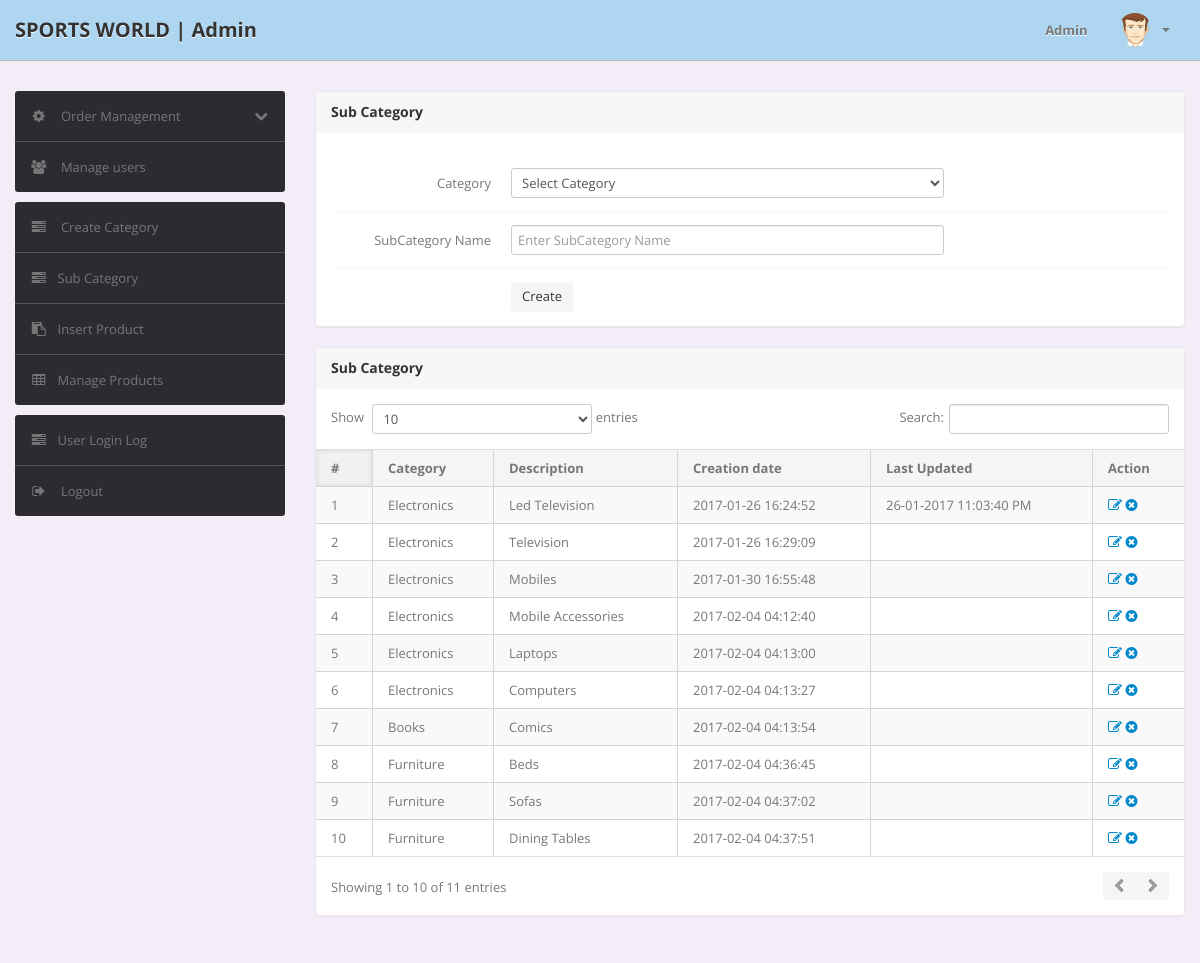
Page /shopping/admin/subcategory.php (signed in) on the earlier database version.
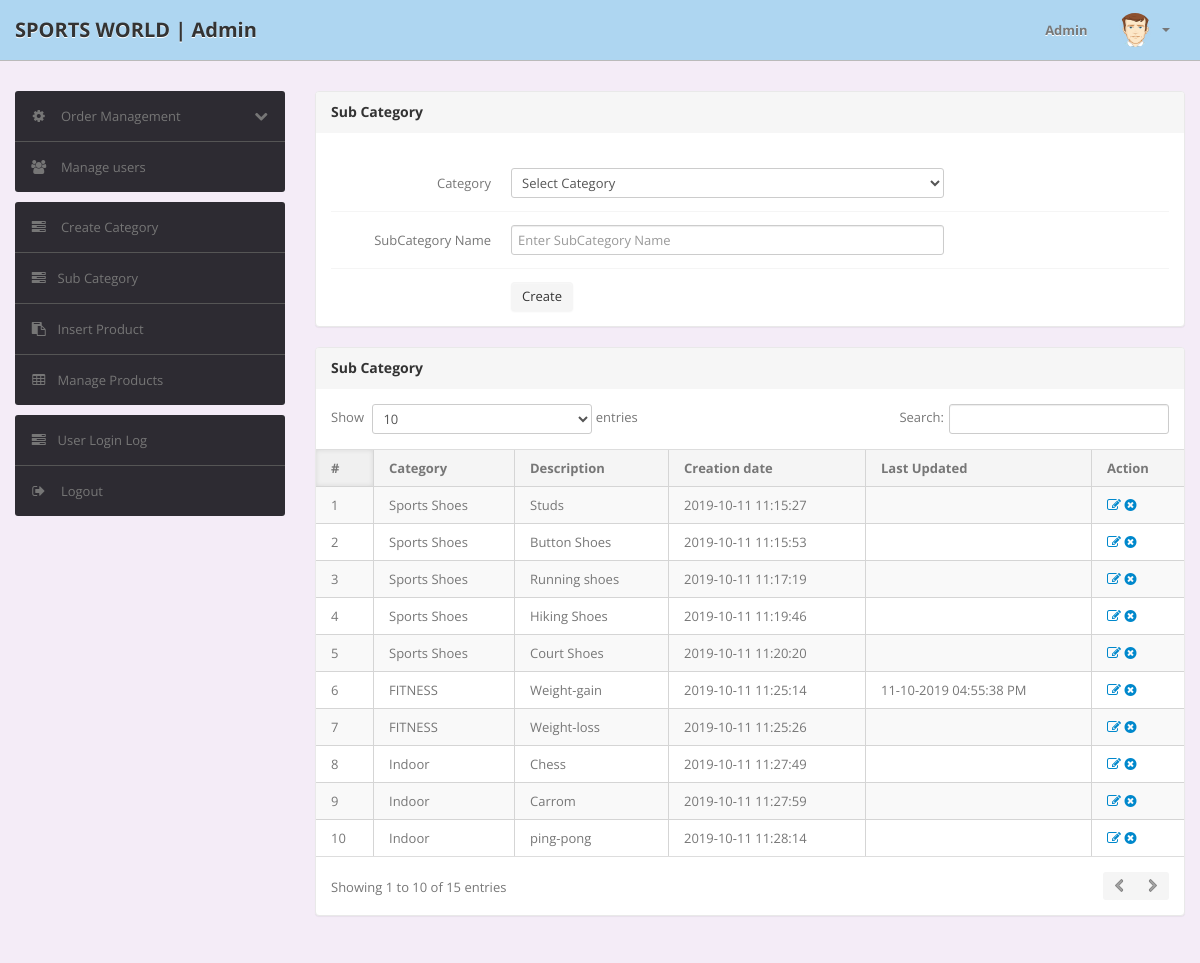
Same page on the later database version.
### tables this page shows
CREATE TABLE `subcategory` (
  `id` int(11) NOT NULL,
  `categoryid` int(11) DEFAULT NULL,
  `subcategory` varchar(255) DEFAULT NULL,
  `creationDate` timestamp NULL DEFAULT current_timestamp(),
  `updationDate` varchar(255) DEFAULT NULL
);

CREATE TABLE `category` (
  `id` int(11) NOT NULL,
  `categoryName` varchar(255) DEFAULT NULL,
  `categoryDescription` longtext DEFAULT NULL,
  `creationDate` timestamp NOT NULL DEFAULT current_timestamp(),
  `updationDate` varchar(255) DEFAULT NULL
);

### shopping/admin/subcategory.php (the view, shortened to what this page needs)
<?php
include('include/config.php');
if (strlen($_SESSION['alogin']) == 0) {
	header('location:index.php');
} else {
	?>
	<!DOCTYPE html>
	<html lang="en">
	<head>
		<link type="text/css" href="https://cdnjs.cloudflare.com/ajax/libs/twitter-bootstrap/2.2.2/css/bootstrap.min.css" rel="stylesheet">
		<link type="text/css" href="https://cdnjs.cloudflare.com/ajax/libs/twitter-bootstrap/2.2.2/css/bootstrap-responsive.min.css" rel="stylesheet">
		<link type="text/css" href="css/theme.css" rel="stylesheet">
		<link type="text/css" href="images/icons/css/font-awesome.css" rel="stylesheet">
	</head>
	<body>
		<?php include('include/header.php'); ?>
		<div class="wrapper" style="background:  #f4ecf7 ">
			<div class="container">
				<div class="row">
					<?php include('include/sidebar.php'); ?>
					<div class="span9">
						<div class="content">
							<div class="module">
								<div class="module-head">
									<h3>Sub Category</h3>
								</div>
								<div class="module-body">
									<br />
									<form class="form-horizontal row-fluid" name="subcategory" method="post">
										<div class="control-group">
											<label class="control-label" for="basicinput">Category</label>
											<div class="controls">
												<select name="category" class="span8 tip" required>
													<option value="">Select Category</option>
												</select>
											</div>
										</div>
										<div class="control-group">
											<label class="control-label" for="basicinput">SubCategory Name</label>
											<div class="controls">
												<input type="text" placeholder="Enter SubCategory Name" name="subcategory" class="span8 tip" required>
											</div>
										</div>
										<div class="control-group">
											<div class="controls">
												<button type="submit" name="submit" class="btn">Create</button>
											</div>
										</div>
									</form>
								</div>
							</div>
							<div class="module">
								<div class="module-head">
									<h3>Sub Category</h3>
								</div>
								<div class="module-body table">
									<table cellpadding="0" cellspacing="0" border="0" class="datatable-1 table table-bordered table-striped	 display" width="100%">
										<thead>
											<tr>
												<th>#</th>
												<th>Category</th>
												<th>Description</th>
												<th>Creation date</th>
												<th>Last Updated</th>
												<th>Action</th>
											</tr>
										</thead>
										<tbody>
											<?php $query = mysqli_query($con, "select subcategory.id,category.categoryName,subcategory.subcategory,subcategory.creationDate,subcategory.updationDate from subcategory join category on category.id=subcategory.categoryid");
												$cnt = 1;
												while ($row = mysqli_fetch_array($query)) {
													?>
												<tr>
													<td><?php echo htmlentities($cnt); ?></td>
													<td><?php echo htmlentities($row['categoryName']); ?></td>
													<td><?php echo htmlentities($row['subcategory']); ?></td>
													<td> <?php echo htmlentities($row['creationDate']); ?></td>
													<td><?php echo htmlentities($row['updationDate']); ?></td>
													<td>
														<a href="edit-subcategory.php?id=<?php echo $row['id'] ?>"><i class="icon-edit"></i></a>
														<a href="subcategory.php?id=<?php echo $row['id'] ?>&del=delete" onClick="return confirm('Are you sure you want to delete?')"><i class="icon-remove-sign"></i></a></td>
												</tr>
											<?php $cnt = $cnt + 1;
												} ?>
									</table>
								</div>
							</div>
						</div>
					</div>
				</div>
			</div>
		</div>
	</body>
<?php } ?>

Differences in the rows shown:
removed subcategory: categoryid.categoryName "Electronics", subcategory "Led Television", creationDate "2017-01-26 16:24:52", updationDate "26-01-2017 11:03:40 PM"
removed subcategory: categoryid.categoryName "Electronics", subcategory "Television", creationDate "2017-01-26 16:29:09"
removed subcategory: categoryid.categoryName "Electronics", subcategory "Mobiles", creationDate "2017-01-30 16:55:48"
removed subcategory: categoryid.categoryName "Electronics", subcategory "Mobile Accessories", creationDate "2017-02-04 04:12:40"
removed subcategory: categoryid.categoryName "Electronics", subcategory "Laptops", creationDate "2017-02-04 04:13:00"
removed subcategory: categoryid.categoryName "Electronics", subcategory "Computers", creationDate "2017-02-04 04:13:27"
removed subcategory: categoryid.categoryName "Books", subcategory "Comics", creationDate "2017-02-04 04:13:54"
removed subcategory: categoryid.categoryName "Furniture", subcategory "Beds", creationDate "2017-02-04 04:36:45"
removed subcategory: categoryid.categoryName "Furniture", subcategory "Sofas", creationDate "2017-02-04 04:37:02"
removed subcategory: categoryid.categoryName "Furniture", subcategory "Dining Tables", creationDate "2017-02-04 04:37:51"
added subcategory: categoryid.categoryName "Sports Shoes", subcategory "Studs", creationDate "2019-10-11 11:15:27"
added subcategory: categoryid.categoryName "Sports Shoes", subcategory "Button Shoes", creationDate "2019-10-11 11:15:53"
added subcategory: categoryid.categoryName "Sports Shoes", subcategory "Running shoes", creationDate "2019-10-11 11:17:19"
added subcategory: categoryid.categoryName "Sports Shoes", subcategory "Hiking Shoes", creationDate "2019-10-11 11:19:46"
added subcategory: categoryid.categoryName "Sports Shoes", subcategory "Court Shoes", creationDate "2019-10-11 11:20:20"
added subcategory: categoryid.categoryName "FITNESS", subcategory "Weight-gain", creationDate "2019-10-11 11:25:14", updationDate "11-10-2019 04:55:38 PM"
added subcategory: categoryid.categoryName "FITNESS", subcategory "Weight-loss", creationDate "2019-10-11 11:25:26"
added subcategory: categoryid.categoryName "Indoor", subcategory "Chess", creationDate "2019-10-11 11:27:49"
added subcategory: categoryid.categoryName "Indoor", subcategory "Carrom", creationDate "2019-10-11 11:27:59"
added subcategory: categoryid.categoryName "Indoor", subcategory "ping-pong", creationDate "2019-10-11 11:28:14"
Other differences:
text written by a page script: "Show entries Search: Showing 1 to 10 of 11 entries" → "Show entries Search: Showing 1 to 10 of 15 entries"
